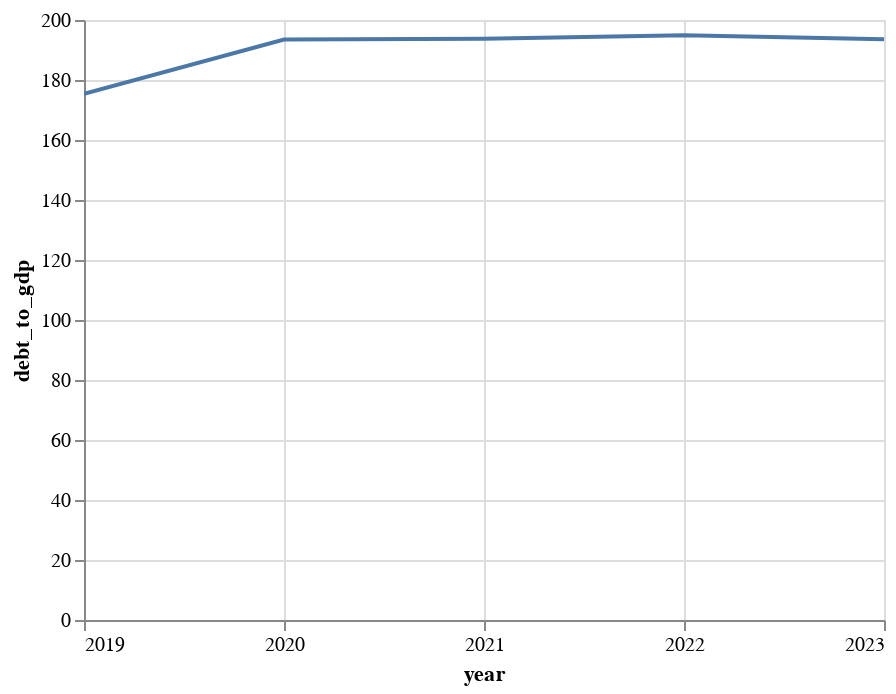

The code cell stored with this chart in its notebook:
### Code cell
credit_g_chart = (
    (credit_g_out.plot.line(
        x=alt.X("year", axis = alt.Axis(format = "d")), 
        y=alt.Y("debt_to_gdp", scale=alt.Scale(zero=True))
                      )
    )
        .properties(width=400)
        .configure_scale(zero=False)
)

credit_g_chart

### Figure 1 — Vega-Lite specification as saved in the notebook (floating-point values rounded to 4 significant figures)
{"config": {"view": {"continuousWidth": 300, "continuousHeight": 300}, "scale": {"zero": false}}, "data": {"name": "data-97c2ac12974fada553dc278dbc1e0fd4"}, "mark": {"type": "line", "tooltip": true}, "encoding": {"x": {"axis": {"format": "d"}, "field": "year", "type": "quantitative"}, "y": {"field": "debt_to_gdp", "scale": {"zero": true}, "type": "quantitative"}}, "params": [{"name": "param_4", "select": {"type": "interval", "encodings": ["x", "y"]}, "bind": "scales"}], "width": 400, "$schema": "https://vega.github.io/schema/vega-lite/v5.20.1.json", "datasets": {"data-97c2ac12974fada553dc278dbc1e0fd4": [{"year": 2019, "debt_to_gdp": 175.4}, {"year": 2020, "debt_to_gdp": 193.5}, {"year": 2021, "debt_to_gdp": 193.7}, {"year": 2022, "debt_to_gdp": 194.9}, {"year": 2023, "debt_to_gdp": 193.5}]}}
